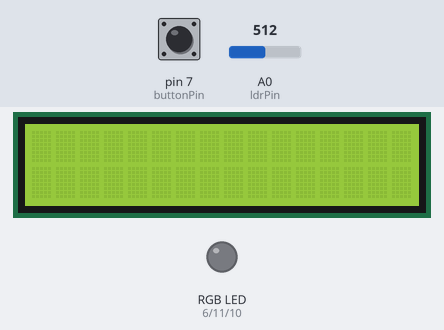
A sketch run on a simulated Arduino Uno, built with avr-gcc and run on an emulated ATmega328P. On the bench: 16×2 character LCD, an RGB LED mixed from three pins (HIGH = lit). Inputs (shaded band) come from the test bench; at power-on: pin 7 (buttonPin) LOW, A0 (ldrPin) = 512.

Above: at 1.2 s.
1.3 s: pin 7 (buttonPin) pulled HIGH for 0.15 s
At 1.8 s:
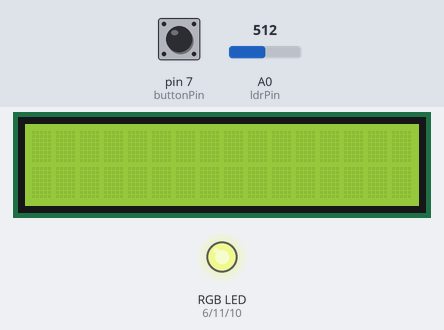
4.4 s: A0 (ldrPin) set to 716
7.4 s: A0 (ldrPin) set to 728
At 10.35 s:
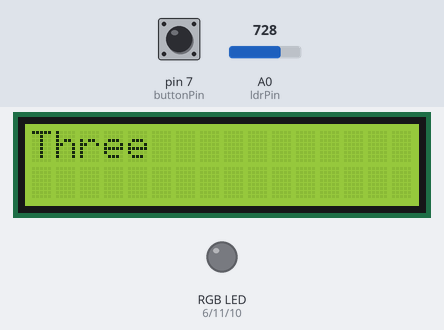
10.4 s: pin 7 (buttonPin) pulled HIGH for 1 s
At 14.2 s:
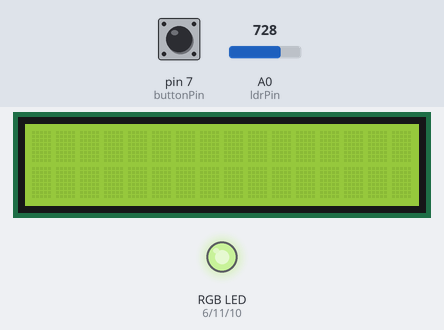
14.4 s: A0 (ldrPin) set to 900
17.4 s: A0 (ldrPin) set to 917
At 20.4 s:
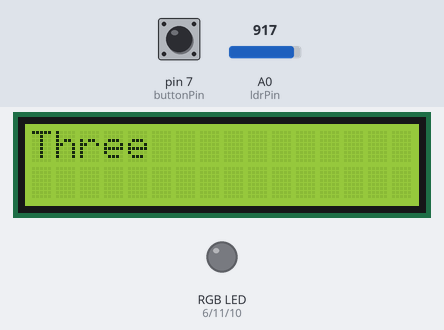
Timing chart, 0 to 21.4 s (numbered marks = the images above; inputs shaded):
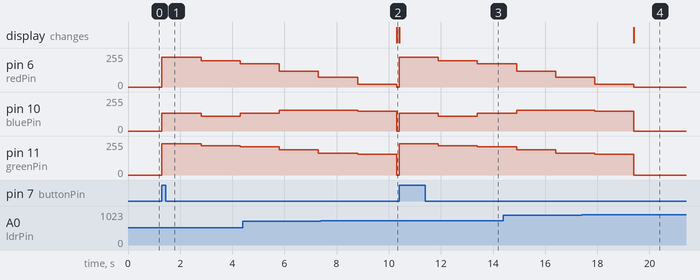

Measured:
- the behaviour switches between 716 and 717 on A0 (ldrPin) (found by bisection; images 1 and 2)
- the behaviour switches between 900 and 901 on A0 (ldrPin) (found by bisection; images 3 and 4)
- after the input at 1.3 s, pin 6 (redPin): 0/255 → 225/255 at once, → 198/255 1.5 s later, → 175/255 1.5 s later; pin 10 (bluePin): 0/255 → 134/255 at once, → 112/255 1.5 s later, → 134/255 1.5 s later; pin 11 (greenPin): 0/255 → 234/255 at once, → 220/255 1.5 s later, → 212/255 1.5 s later
- after the input at 7.4 s, the display: changes after 2.9 s (image 2)
- after the input at 10.4 s, pin 6 (redPin): 0/255 → 225/255 at once, → 198/255 1.5 s later, → 175/255 1.5 s later; pin 10 (bluePin): 0/255 → 134/255 at once, → 112/255 1.5 s later, → 134/255 1.5 s later; pin 11 (greenPin): 0/255 → 234/255 at once, → 220/255 1.5 s later, → 212/255 1.5 s later; the display: changes at once (image 3)
- after the input at 17.4 s, the display: changes after 2.0 s (image 4)

The sketch:

lightTest.ino
```cpp
#include <LiquidCrystal.h>
LiquidCrystal lcd(12, 8, 5, 4, 3, 2);

//pins
const int buttonPin = 7;
const int ldrPin = A0;
const int redPin = 6;
const int greenPin = 11;
const int bluePin = 10;

//comparitive final
int valueAtNegative = 0;
int valueAtTrace = 0;
int valueAtOne = 0;
int valueAtTwo = 0;
int valueAtThree = 0;
int valueAtFour = 0;

//constants
int negative[3] = {225, 234, 134};
int traces[3] = {198, 220, 112};
int one[3] = {175, 212, 134};
int two[3] = {119, 191, 154};
int three[3] = {73, 163, 154};
int four[3] = {20, 154, 150};


//setup
void setup() {
  pinMode(redPin, OUTPUT);
  pinMode(greenPin, OUTPUT);
  pinMode(bluePin, OUTPUT);
  pinMode(buttonPin, INPUT);
  pinMode(ldrPin, INPUT);
  lcd.begin(16, 2);
  Serial.begin(9600);
  lcd.clear();
}

//main loop
void loop() {
int buttonState = digitalRead(buttonPin);

  if (buttonState == HIGH) {
      lcd.clear();
      analogWrite(redPin, negative[0]);
      analogWrite(greenPin, negative[1]);
      analogWrite(bluePin, negative[2]);
      delay(1000);
      valueAtNegative = analogRead(ldrPin);
      delay(500);
      analogWrite(redPin, traces[0]);
      analogWrite(greenPin, traces[1]);
      analogWrite(bluePin, traces[2]);
      delay(1000);
      valueAtTrace = analogRead(ldrPin);
      delay(500);
      analogWrite(redPin, one[0]);
      analogWrite(greenPin, one[1]);
      analogWrite(bluePin, one[2]);
      delay(1000);
      valueAtOne = analogRead(ldrPin);
      delay(500);
      analogWrite(redPin, two[0]);
      analogWrite(greenPin, two[1]);
      analogWrite(bluePin, two[2]);
      delay(1000);
      valueAtTwo = analogRead(ldrPin);
      delay(500);
      analogWrite(redPin, three[0]);
      analogWrite(greenPin, three[1]);
      analogWrite(bluePin, three[2]);
      delay(1000);
      valueAtThree = analogRead(ldrPin);
      delay(500);
      analogWrite(redPin, four[0]);
      analogWrite(greenPin, four[1]);
      analogWrite(bluePin, four[2]);
      delay(1000);
      valueAtFour = analogRead(ldrPin);
      delay(500);
      int checkArray[6] = {valueAtNegative, valueAtTrace, valueAtOne, valueAtTwo, valueAtThree, valueAtFour};
      int currentHighest = 0;
      int indexOfHighest = -1;
      for (int i = 0; i < 6; i++) {
        if (checkArray[i] > currentHighest) {
          currentHighest = checkArray[i];
          indexOfHighest = i;
        }
      }
      String toPrint = "";
      if (indexOfHighest == 0) {
        toPrint = "Negative";
      } else if (indexOfHighest == 1) {
        toPrint = "Trace";
      } else if (indexOfHighest == 2) {
        toPrint = "One";
      } else if (indexOfHighest == 3) {
        toPrint = "Two";
      } else if (indexOfHighest == 4) {
        toPrint = "Three";
      } else if (indexOfHighest == 5) {
        toPrint = "Four";
      }
      lcd.print(toPrint);
  } else {
    analogWrite(redPin, 0);
    analogWrite(greenPin, 0);
    analogWrite(bluePin, 0);
  }
}
```
